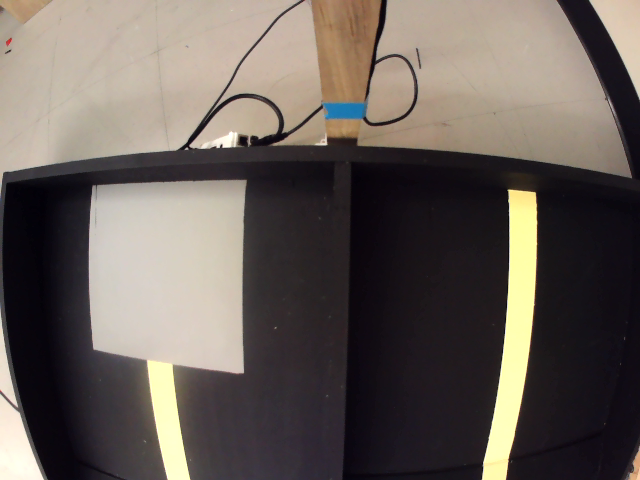
#> input picture cam0.png, 640 x 480 px, given in place of the camera
$ python countCubes.py
#> lines starting #> are read from the running program, lines starting #| are printed output that depends on the picture; after the words box and inside, x2 and y2 are one past the last pixel; in counts of white or black regions, pixels touching at a corner belong together
### cropByHsv.py
import cv2 as cv
import numpy as np

def cropByHSV(img:cv.Mat, lower_hsv:np.array, upper_hsv:np.array):
    #create mask
    hsvImg = cv.cvtColor(img, cv.COLOR_BGR2HSV)
    blur = cv.medianBlur(hsvImg, 15)
    mask = cv.inRange(blur, lower_hsv, upper_hsv)
    masked = cv.bitwise_and(blur, blur, mask = mask)

    #convert masked to grayscale
    gray = cv.cvtColor(masked, cv.COLOR_BGR2GRAY)

    edges = cv.Canny(gray,50,150,apertureSize=3)
    lines_list =[]
    lines = cv.HoughLinesP(
            edges, # Input edge image
            rho=1, # Distance resolution in pixels
            theta=np.pi/180, # Angle resolution in radians
            threshold=50, # Min number of votes for valid line
            minLineLength=5, # Min allowed length of line
            maxLineGap=50 # Max allowed gap between line for joining them
            )
    for points in lines:
      # Extracted points nested in the list
        x1,y1,x2,y2=points[0]
        # Maintain a simples lookup list for points
        lines_list.append([(x1,y1),(x2,y2)])
    return lines_list

### countCubes.py
import cv2 as cv
import numpy as np
from cropByHsv import cropByHSV

#roi coordinates
blue0 = (50, 20, 408, 290)
blue1 = (405, 170, 124, 162)
red = (475, 27, 129, 131)

def red_pipeline(img:cv.Mat):
    #crop image and convert to hsv
    imCrop = img[int(red[1]):int(red[1]+red[3]), int(red[0]):int(red[0]+red[2])]
    hsv = cv.cvtColor(imCrop, cv.COLOR_BGR2HSV)
    #define color bounds
    lower_h = np.array([2, 0, 0], dtype = "uint8")
    upper_h = np.array([19, 255, 255], dtype = "uint8")
    #create color mask
    mask = cv.inRange(hsv, lower_h, upper_h)
    #count cubes
    output = cv.bitwise_and(hsv, hsv, mask = mask)
    print(f"Small Cubes: {np.sum(output)}")
    cv.imshow("Red", imCrop)
    cv.imshow("mask", mask)


def blue_pipeline(img:cv.Mat):
    #crop images
    imCrop0 = img[int(blue0[1]):int(blue0[1]+ blue0[3]), int(blue0[0]):int(blue0[0]+blue0[2])]
    imCrop1 = img[int(blue1[1]):int(blue1[1]+ blue1[3]), int(blue1[0]):int(blue1[0]+blue1[2])]
    #switch imgs to hsv
    hsv0 = cv.cvtColor(imCrop0, cv.COLOR_BGR2HSV)
    hsv1 = cv.cvtColor(imCrop1, cv.COLOR_BGR2HSV)
    #define color bounds for mask
    lower_h = np.array([28,0, 0], dtype = "uint8")
    upper_h = np.array([33, 255, 255], dtype = "uint8")
    #create mask and count cubes
    mask0 = cv.inRange(hsv0, lower_h, upper_h)
    mask1 = cv.inRange(hsv1, lower_h, upper_h)
    output0 = cv.bitwise_and(hsv0, hsv0, mask = mask0)
    output1 = cv.bitwise_and(hsv1, hsv1, mask = mask1)
    cubePixels = np.sum(output0) + np.sum(output1)
    cubes = np.round(cubePixels/870000)

    #show images
    print(f"Large Cubes: {cubes}")
    cv.imshow("Blue", imCrop0)
    cv.imshow("Blue corner", imCrop1)

if __name__ == "__main__":
    #initialize cam object
    cam = cv.VideoCapture(0)
    #read cam images to warm-up cameras
    for i in range(6):
        ret, img = cam.read()
#> this loop made 6 passes
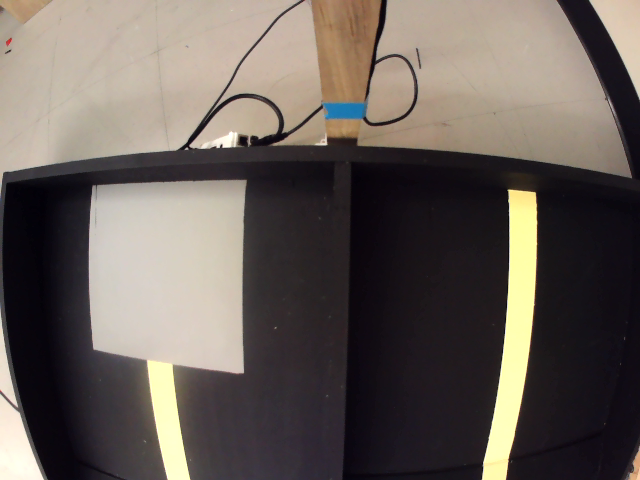
#> input picture cam0.png, 640 x 480 px, given in place of the camera
    while True:
        ret, img = cam.read()
#> img is the input picture: shape (480, 640, 3); mean B, G, R 88.9, 94.8, 103.6
        #red_pipeline(img)
        #blue_pipeline(img)
        lower_hsv = np.array([[5, 0, 167]], dtype = "uint8")
        upper_hsv = np.array([15, 255, 255], dtype = "uint8")
        lines = cropByHSV(img, lower_hsv, upper_hsv)
#> in cropByHSV, `hsvImg = cv.cvtColor(img, cv.COLOR_BGR2HSV)`: hsvImg: shape (480, 640, 3); mean H, S, V 83.5, 57.1, 104.8
#> in cropByHSV, `blur = cv.medianBlur(hsvImg, 15)`: blur: shape (480, 640, 3); mean H, S, V 84.9, 56.9, 105.6
#> in cropByHSV, `mask = cv.inRange(blur, lower_hsv, upper_hsv)`:
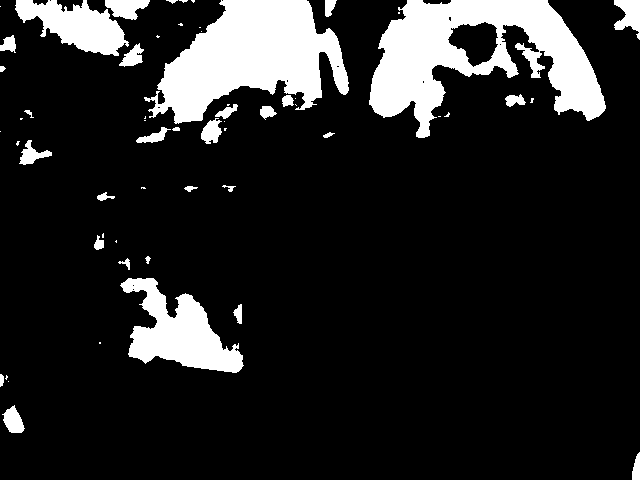
#> mask: shape (480, 640); 14.3% white; 58 white regions (27 under 20 px), largest, box (x1, y1, x2, y2) and area: (369, 0, 606, 138) 15716, (144, 0, 349, 124) 14147, (120, 278, 244, 373) 5718
#> in cropByHSV, `masked = cv.bitwise_and(blur, blur, mask = mask)`: masked: shape (480, 640, 3); mean H, S, V 2, 6.2, 27.7
#> in cropByHSV, `gray = cv.cvtColor(masked, cv.COLOR_BGR2GRAY)`:
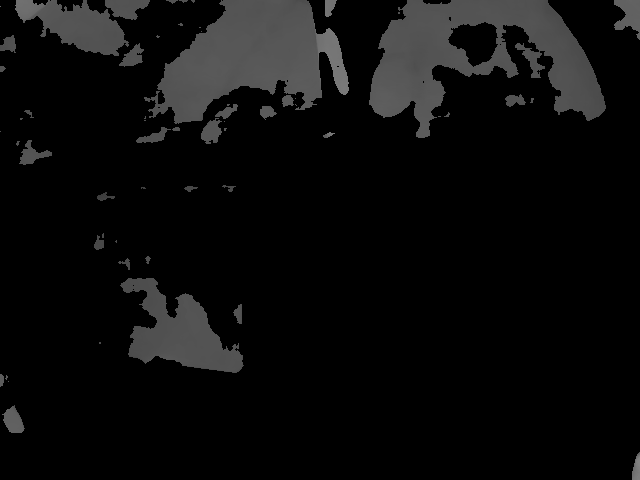
#> gray: shape (480, 640); min 0, max 130, mean 12.2
#> in cropByHSV, `edges = cv.Canny(gray,50,150,apertureSize=3)`:
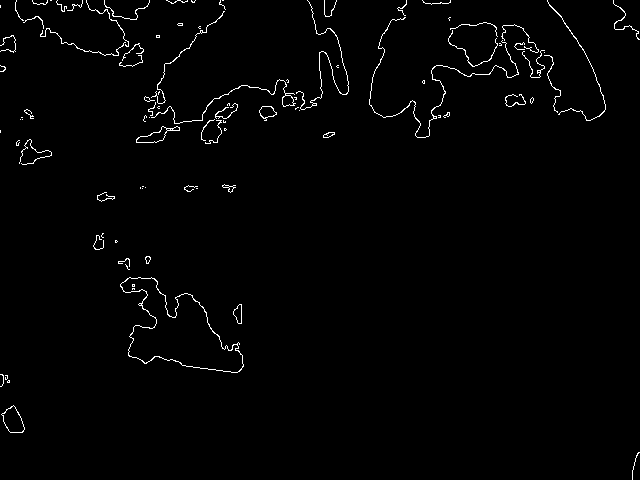
#> edges: shape (480, 640); 1.4% white in thin lines or dots
#> in cropByHSV, `lines = cv.HoughLinesP( edges,`: lines = [[432, 74, 578, 42], [456, 69, 578, 43], [174, 123, 312, 102], [138, 137, 371, 83], [137, 138, 316, 103], [153, 132, 260, 113], [431, 71, 596, 80], [137, 358, 237, 372], [102, 54, 179, 56], [477, 24, 634, 29], [174, 120, 586, 55]]
#> the loop in cropByHSV, `for points in lines:` made 11 passes
#> after the loop in cropByHSV, `for points in lines:`: lines_list = 11 items
#> lines = 11 items

        x0, y0 = lines[0]
#> x0 = (432, 74); y0 = (578, 42)
        x1, y1 = lines[2]
#> x1 = (174, 123); y1 = (312, 102)
        cv.line(img, x0, y0, 255, 10)
        cv.line(img, x1, y1, 255, 10)
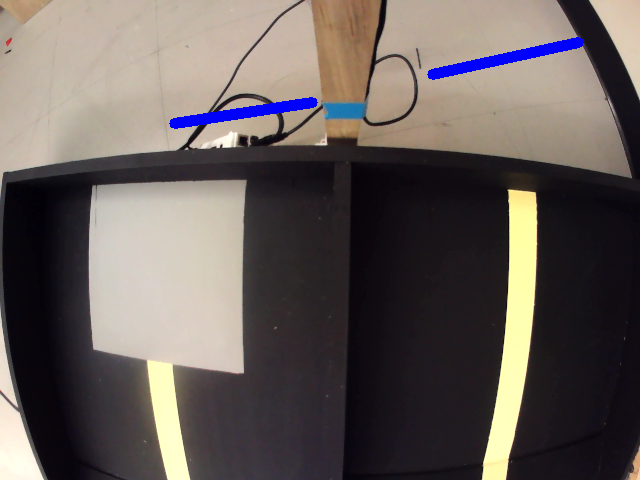
#> img: shape (480, 640, 3); mean B, G, R 90, 93, 101.7


        cv.imshow("img", img)
        key = cv.waitKey(1)
#> (key q is pressed here)
        if key == ord('q'):
            break

$ run again, on cam2.png
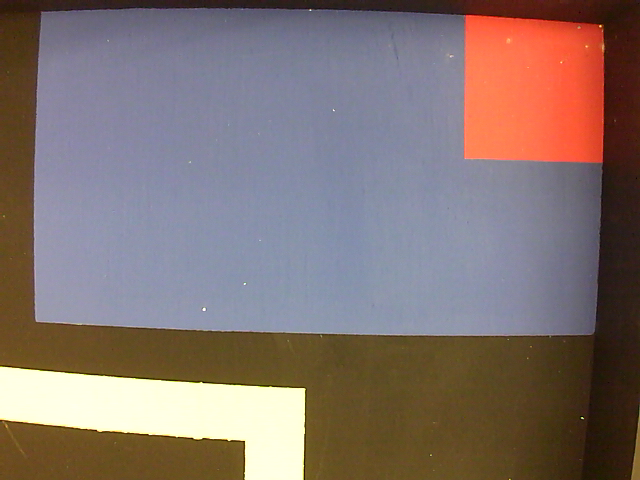
#> input picture cam2.png, 640 x 480 px, given in place of the camera
#> the loop `for i in range(6):` made 6 passes
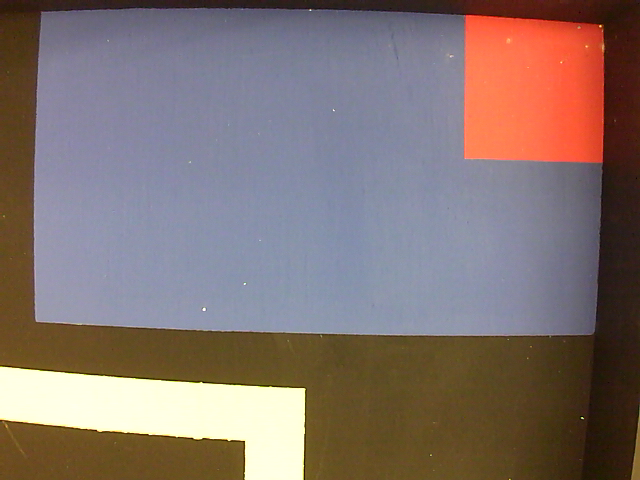
#> input picture cam2.png, 640 x 480 px, given in place of the camera
#> img is the input picture: shape (480, 640, 3); mean B, G, R 111.3, 114.8, 130.6
#> hsvImg: shape (480, 640, 3); mean H, S, V 70.7, 93.1, 143.9
#> blur: shape (480, 640, 3); mean H, S, V 70.2, 92.8, 144.1
#> in cropByHSV, `mask = cv.inRange(blur, lower_hsv, upper_hsv)`:
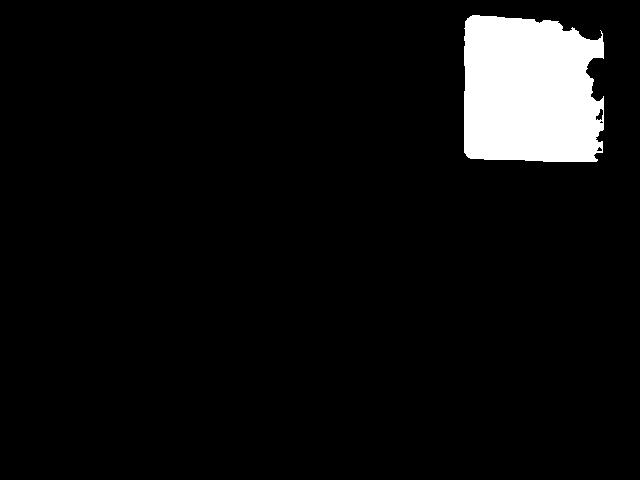
#> mask: shape (480, 640); 6% white; 1 white region, box (x1, y1, x2, y2) and area: (464, 15, 604, 162) 18431
#> masked: shape (480, 640, 3); mean H, S, V 0.4, 11, 15
#> edges: shape (480, 640); 0.22% white in thin lines or dots, all inside (x1, y1, x2, y2) = (464, 15, 605, 162)
#> in cropByHSV, `lines = cv.HoughLinesP( edges,`: lines = [[464, 153, 464, 27], [469, 158, 581, 161], [471, 15, 557, 21]]
#> the loop in cropByHSV, `for points in lines:` made 3 passes
#> after the loop in cropByHSV, `for points in lines:`: lines_list = [[(464, 153), (464, 27)], [(469, 158), (581, 161)], [(471, 15), (557, 21)]]
#> `lines = cropByHSV(img, lower_hsv, upper_hsv)`: lines has the same summary as lines_list in cropByHSV
#> x0 = (464, 153); y0 = (464, 27)
#> `x1, y1 = lines[2]`: x1 = (471, 15); y1 = (557, 21)
#> `cv.line(img, x1, y1, 255, 10)`:
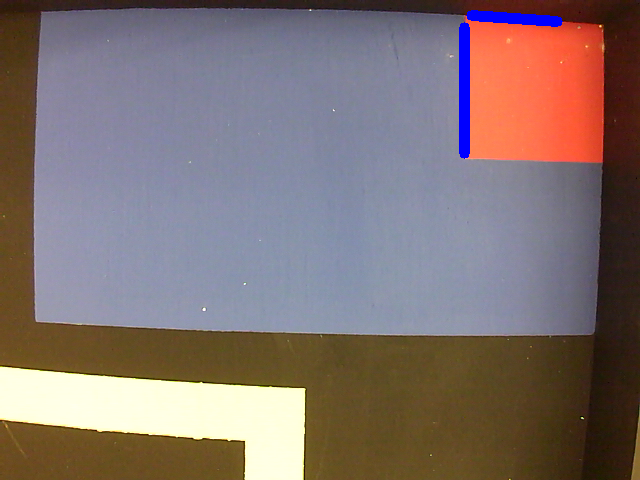
#> img: shape (480, 640, 3); mean B, G, R 112.7, 114, 129.1
